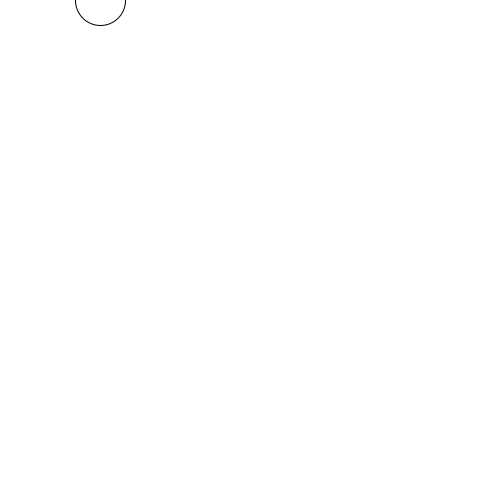
Frame 1 (no input)
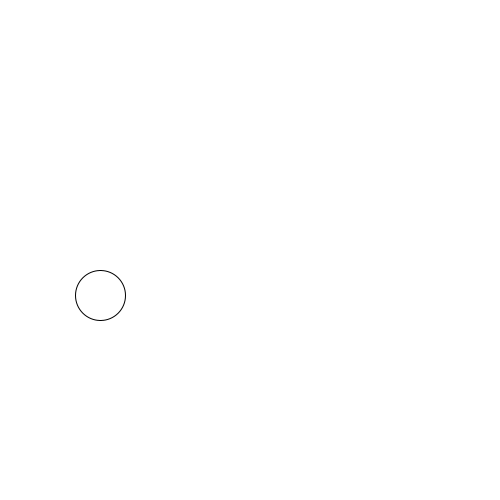
Frame 60 (the mouse pressed at the canvas centre just before this capture)
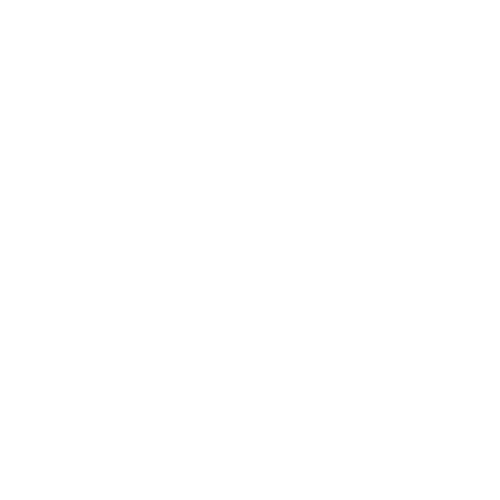
Frame 120 (the mouse held since frame 60 and released just before this capture)

The Processing sketch that drew these frames (run headless with seeded random() and noise(); from frame 60 on, the mouse is pressed at the canvas centre):

// Processing sketch: jumping_ball
// ── jumping_ball.pde
float y = 0;
void setup() {
  size(500, 500);
}
void draw() {
  background(255);
  ellipse(100, y, 50, 50);
  y += 5;
}

void keyPressed() {
  if (key == ' ') {
    y -= 100;
  }
}
